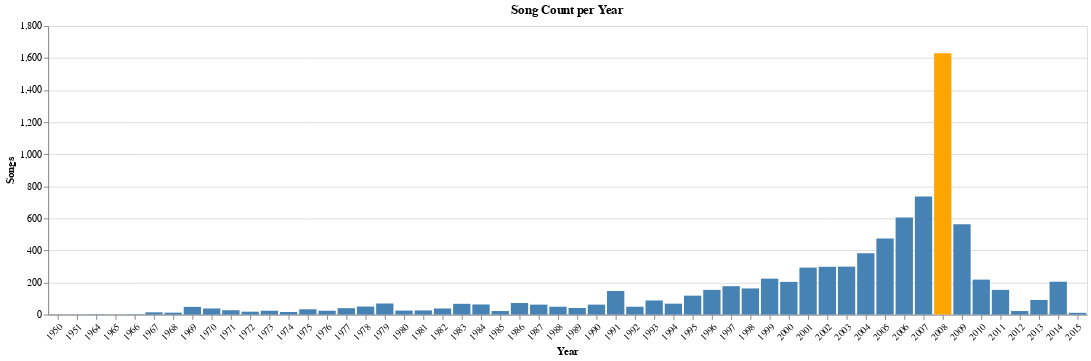

Here is the notebook cell this chart was saved with:
### Markdown cell above
And finally let's plot them on an Altair chart, and highlight the year with most songs.

### Code cell
top_year = songs_per_year.top_k(1, by="Songs").to_numpy()[0][0]
alt.Chart(songs_per_year, title="Song Count per Year").mark_bar().encode(
    x=alt.X("Year:O", axis=alt.Axis(labelAngle=-45)),
    y="Songs:Q",
    color=alt.condition(
        alt.datum.Year == top_year,
        alt.value('orange'),
        alt.value('steelblue')
    )
)

### Figure 1 — Vega-Lite specification as saved in the notebook (floating-point values rounded to 4 significant figures)
{"config": {"view": {"continuousWidth": 300, "continuousHeight": 300}}, "data": {"name": "data-24131627061abe6231d52b25d219649c"}, "mark": {"type": "bar"}, "encoding": {"color": {"condition": {"test": "(datum.Year === 2008)", "value": "orange"}, "value": "steelblue"}, "x": {"axis": {"labelAngle": -45}, "field": "Year", "type": "ordinal"}, "y": {"field": "Songs", "type": "quantitative"}}, "title": "Song Count per Year", "$schema": "https://vega.github.io/schema/vega-lite/v5.15.1.json", "datasets": {"data-24131627061abe6231d52b25d219649c": [{"Year": 1950, "Songs": 1}, {"Year": 1951, "Songs": 1}, {"Year": 1964, "Songs": 2}, {"Year": 1965, "Songs": 1}, {"Year": 1966, "Songs": 2}, {"Year": 1967, "Songs": 14}, {"Year": 1968, "Songs": 12}, {"Year": 1969, "Songs": 48}, {"Year": 1970, "Songs": 38}, {"Year": 1971, "Songs": 27}, {"Year": 1972, "Songs": 18}, {"Year": 1973, "Songs": 24}, {"Year": 1974, "Songs": 16}, {"Year": 1975, "Songs": 33}, {"Year": 1976, "Songs": 24}, {"Year": 1977, "Songs": 40}, {"Year": 1978, "Songs": 50}, {"Year": 1979, "Songs": 69}, {"Year": 1980, "Songs": 25}, {"Year": 1981, "Songs": 26}, {"Year": 1982, "Songs": 38}, {"Year": 1983, "Songs": 67}, {"Year": 1984, "Songs": 63}, {"Year": 1985, "Songs": 22}, {"Year": 1986, "Songs": 72}, {"Year": 1987, "Songs": 62}, {"Year": 1988, "Songs": 49}, {"Year": 1989, "Songs": 41}, {"Year": 1990, "Songs": 62}, {"Year": 1991, "Songs": 147}, {"Year": 1992, "Songs": 49}, {"Year": 1993, "Songs": 88}, {"Year": 1994, "Songs": 68}, {"Year": 1995, "Songs": 118}, {"Year": 1996, "Songs": 154}, {"Year": 1997, "Songs": 177}, {"Year": 1998, "Songs": 163}, {"Year": 1999, "Songs": 224}, {"Year": 2000, "Songs": 204}, {"Year": 2001, "Songs": 293}, {"Year": 2002, "Songs": 298}, {"Year": 2003, "Songs": 299}, {"Year": 2004, "Songs": 383}, {"Year": 2005, "Songs": 475}, {"Year": 2006, "Songs": 605}, {"Year": 2007, "Songs": 736}, {"Year": 2008, "Songs": 1630}, {"Year": 2009, "Songs": 563}, {"Year": 2010, "Songs": 218}, {"Year": 2011, "Songs": 154}, {"Year": 2012, "Songs": 22}, {"Year": 2013, "Songs": 91}, {"Year": 2014, "Songs": 205}, {"Year": 2015, "Songs": 11}]}}
